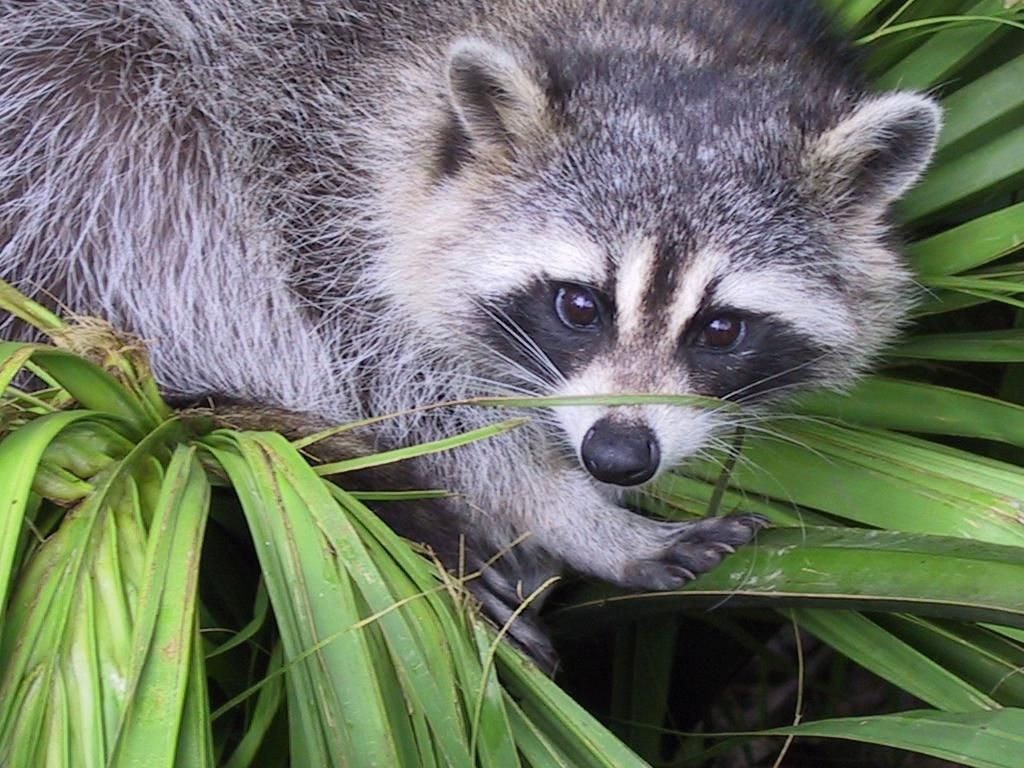
#> input picture 4、fast fourier transform/img/raccoon.jpg, 1024 x 768 px
$ python Presentation.py
#> lines starting #> are read from the running program, lines starting #| are printed output that depends on the picture
import matplotlib.pyplot as plt
import numpy as np

if __name__=='__main__':
    img = plt.imread('./img/raccoon.jpg')
#> img is the input picture: shape (768, 1024, 3); mean R, G, B 110.7, 117.7, 102.1
    plt.imshow(img, cmap=plt.cm.gray)
    plt.axis('off')
    plt.show()

    # 灰度化
    img = img.mean(axis=-1)
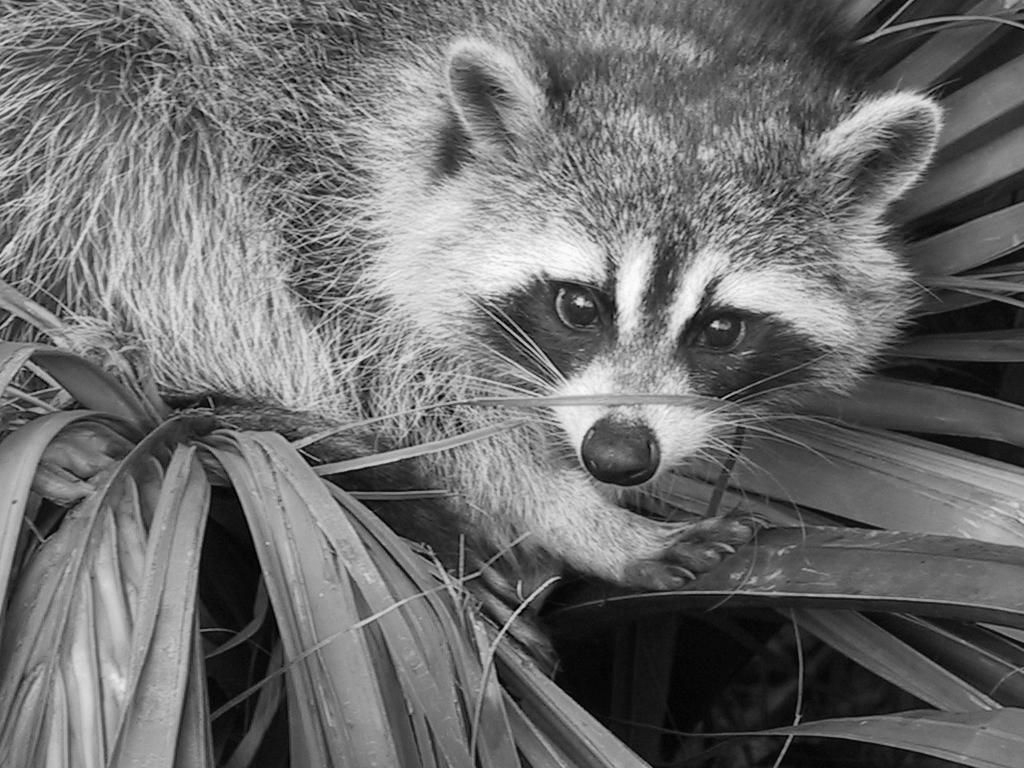
#> img: shape (768, 1024) float64; min 0.333, max 254.3, mean 110.2
    #plt.imsave('gray_raccoon.jpg', np.dstack((img.astype(np.uint8), img.astype(np.uint8), img.astype(np.uint8))))
    # 傅里叶变换，变化后的图像的每个点都是复数
    img = np.fft.fft2(img)
    # print(img[55,55])
    # 中心化，此时中间是地坪部分，周围是高频部分，图像大多数是低频信号，所以中间会比较亮，周围会比较暗
    img = np.fft.fftshift(img)
    # 经过傅里叶变化的图像每个像素点都是复数，含有实部和虚部，这里只显示出幅值
    fourier = np.abs(img)
    # 模值有些很大，用log函数抑制一下，才能更好显示在图像中
    magnitude_spectrum = np.log(fourier)
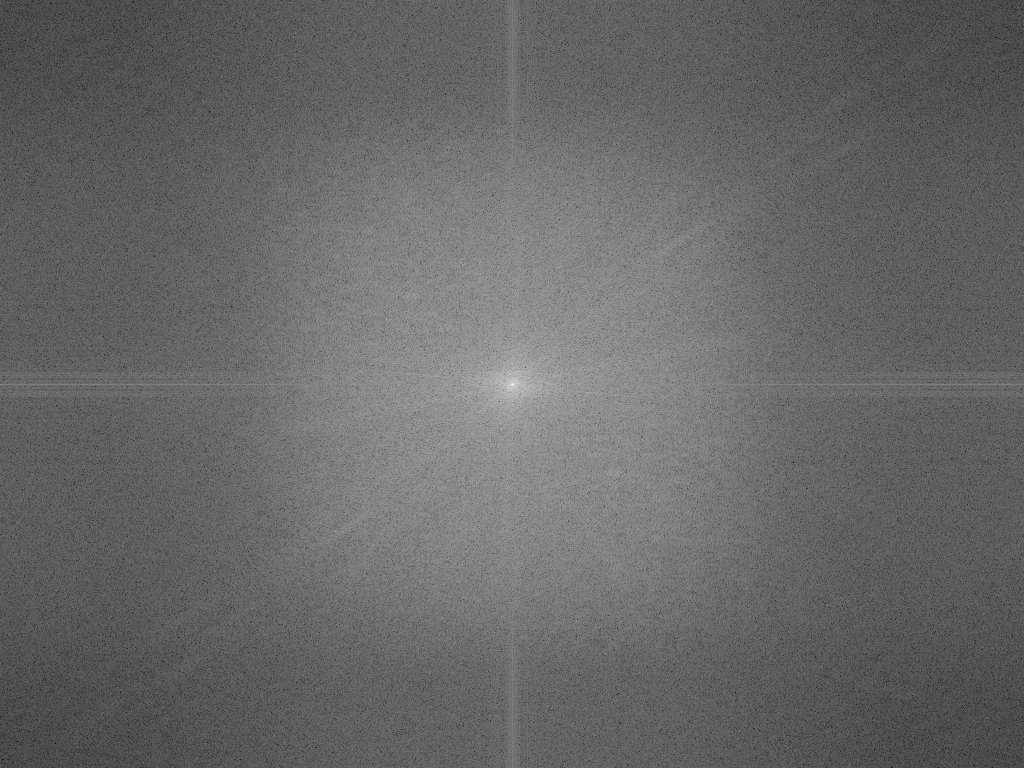
#> magnitude_spectrum: shape (768, 1024) float64; min 1.11, max 18.28, mean 8.12; drawn with min black and max white

    plt.imshow(magnitude_spectrum.astype(np.uint8), cmap=plt.cm.gray)
    plt.axis('off')
    plt.show()  # image after fourier transform
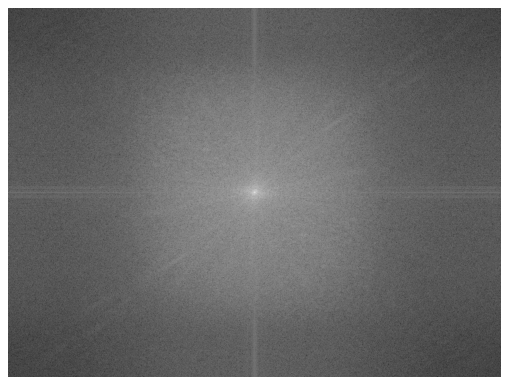
#> figure drawn by matplotlib, 1 panel
    #plt.imsave('fourier_raccoon.jpg', 14*np.dstack((magnitude_spectrum.astype(np.uint8),magnitude_spectrum.astype(np.uint8),magnitude_spectrum.astype(np.uint8))))

    x, y = img.shape
#> x = 768; y = 1024
    lowF = np.zeros((x, y))
    # 新建一个空白的图片，将里面的每个数值设置为复数，因为傅里叶变换后的图像每个坐标是复数
    lowF = lowF.astype(np.complex128)
    window_shape = (20, 20)
    # 只保留中间的值，其他的都是预先设定的0复数
    lowF[int(x / 2) - window_shape[0]:int(x / 2) + window_shape[0],int(y / 2) - window_shape[1]:int(y / 2) + window_shape[1]] = \
        img[int(x / 2) - window_shape[0]:int(x / 2) + window_shape[0],int(y / 2) - window_shape[1]:int(y / 2) + window_shape[1]]
    # 将低频部分进行傅里叶反变换变回来时域，理论上变换回来的时候是没有虚部，由于计算有误差，因此会带着一个很小的虚部
    lowF_im = np.fft.ifft2(lowF)
    lowF_im = np.abs(lowF_im)
    lowF_im[lowF_im > 255] = 255
    plt.imshow(lowF_im.astype(np.uint8), cmap='gray')
    plt.axis('off')
    plt.show()
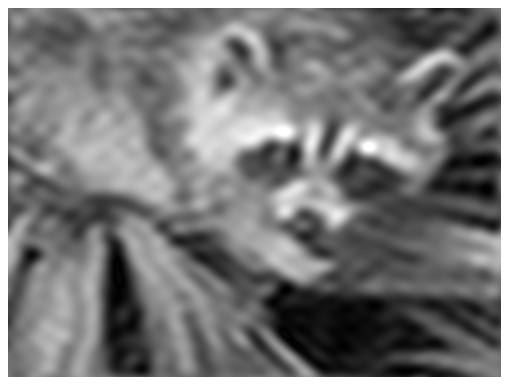
#> figure drawn by matplotlib, 1 panel
    #plt.imsave('LowF_raccoon.jpg', np.dstack((lowF_im.astype(np.uint8), lowF_im.astype(np.uint8), lowF_im.astype(np.uint8))))

    highF = np.zeros((x, y))
    highF = highF.astype(np.complex128)
    window_shape = (370, 370)
    highF[0:window_shape[0], :] = img[0:window_shape[0], :]
    highF[x - window_shape[0]:x, :] = img[x - window_shape[0]:x, :]
    highF[:, 0:window_shape[1]] = img[:, 0:window_shape[1]]
    highF[:, y - window_shape[1]:y] = img[:, y - window_shape[1]:y]
    highF_im = np.fft.ifft2(highF)
    highF_im = np.abs(highF_im)
    highF_im[highF_im > 255] = 255
    plt.imshow(highF_im.astype(np.uint8), cmap='gray')
    plt.axis('off')
    plt.show()
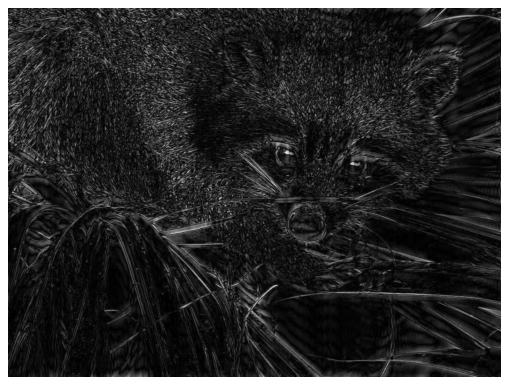
#> figure drawn by matplotlib, 1 panel
    #plt.imsave('HighF_raccoon.jpg', np.dstack((highF_im.astype(np.uint8), highF_im.astype(np.uint8), highF_im.astype(np.uint8))))

$ run again, with 4、fast fourier transform/img/01.jpg copied over 4、fast fourier transform/img/raccoon.jpg
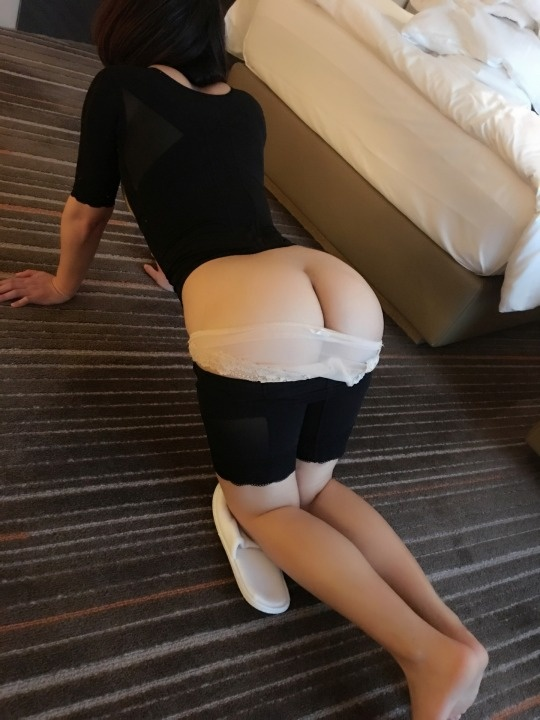
#> input picture 4、fast fourier transform/img/01.jpg, 540 x 720 px
#> img is the input picture: shape (720, 540, 3); mean R, G, B 88.6, 74.2, 62.8
#> img: shape (720, 540) float64
#> `magnitude_spectrum = np.log(fourier)`:
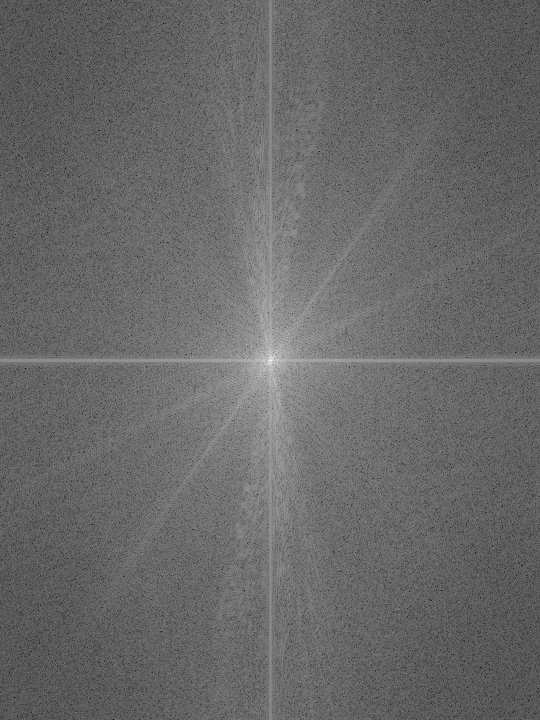
#> magnitude_spectrum: shape (720, 540) float64; min 1.12, max 17.19, mean 7.73; drawn with min black and max white
#> `plt.show()`:
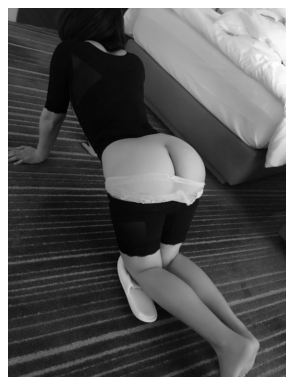
#> figure drawn by matplotlib, 1 panel

$ run again, with 4、fast fourier transform/img/1.jpg copied over 4、fast fourier transform/img/raccoon.jpg
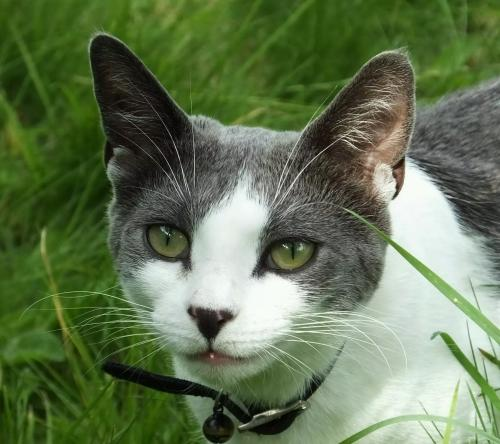
#> input picture 4、fast fourier transform/img/1.jpg, 500 x 444 px
#> img is the input picture: shape (444, 500, 3); mean R, G, B 99.2, 117.1, 82.4
#> img: shape (444, 500) float64
#> `magnitude_spectrum = np.log(fourier)`:
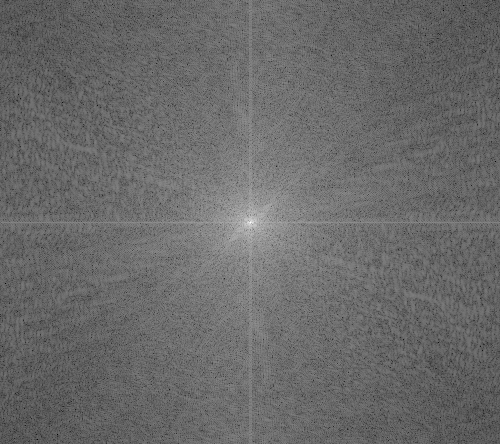
#> magnitude_spectrum: shape (444, 500) float64; min 1.88, max 16.91, mean 8.14; drawn with min black and max white
#> `plt.show()`:
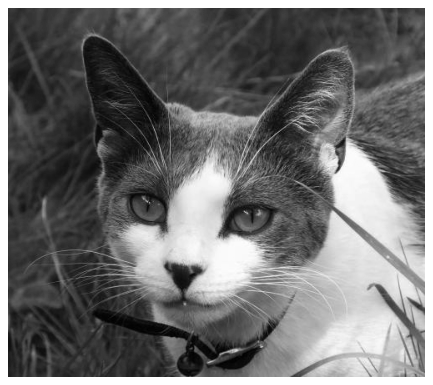
#> figure drawn by matplotlib, 1 panel
